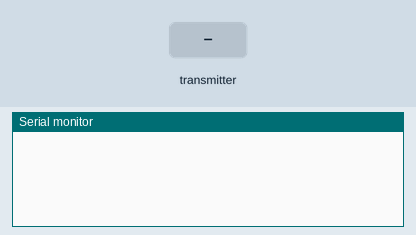
The sketch below on a simulated ESP32. On the bench: the last lines printed to the serial monitor. Inputs (shaded band) come from the test bench.

Above: at 1.2 s.
1.3 s: the transmitter starts sending a = 0
At 1.66 s:
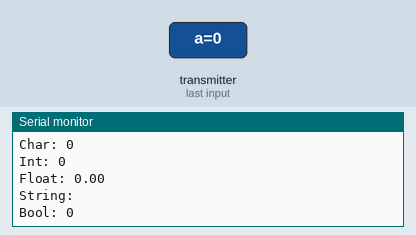
2.8 s: the transmitter starts sending b = 1024
4.3 s: the transmitter starts sending c = 25
5.8 s: the transmitter starts sending e = 1
At 6.16 s:
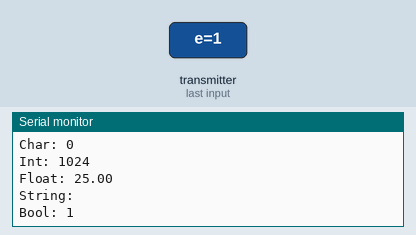
7.3 s: the transmitter starts sending a = 1
8.8 s: the transmitter starts sending b = 2048
Timing chart, 0 to 11.3 s (numbered marks = the images above; inputs shaded):
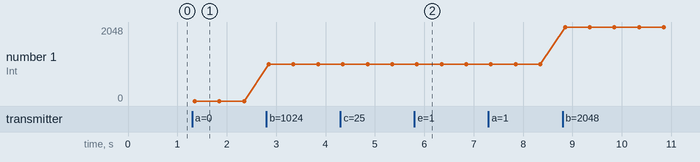

The sketch:

receiver1.ino
```cpp
//https://randomnerdtutorials.com/esp-now-esp32-arduino-ide/

#include <WiFi.h>
#include <esp_now.h>

typedef struct struct_message {
  char a[32];
  int b;
  float c;
  String d;
  bool e;
} struct_message;

struct_message myData;

void onDataRecv(const uint8_t * mac, const uint8_t *incomingData, int len) {
  memcpy(&myData, incomingData, sizeof(myData));
  Serial.print("Bttes received: ");
  Serial.println(len);
  Serial.print("Char: ");
  Serial.println(myData.a);
  Serial.print("Int: ");
  Serial.println(myData.b);
  Serial.print("Float: ");
  Serial.println(myData.c);
  Serial.print("String: ");
  Serial.println(myData.d);
  Serial.print("Bool: ");
  Serial.println(myData.e);
  Serial.println();
}

void setup() {
  Serial.begin(115200);
  WiFi.mode(WIFI_STA);

  if (esp_now_init() != ESP_OK) {
    Serial.println("Error initializing ESP-NOW");
    return;
  }

  esp_now_register_recv_cb(onDataRecv);
}

void loop() {
  // put your main code here, to run repeatedly:

}
```

Measured:
- after the input at 1.3 s, the serial monitor: prints a new line after 0.05 s (image 1)
- after the input at 5.8 s, the serial monitor: prints a new line after 0.05 s (image 2)
- plotted number 1: 0 → 1024 after the input at 2.8 s, 1024 → 2048 after the input at 8.8 s
